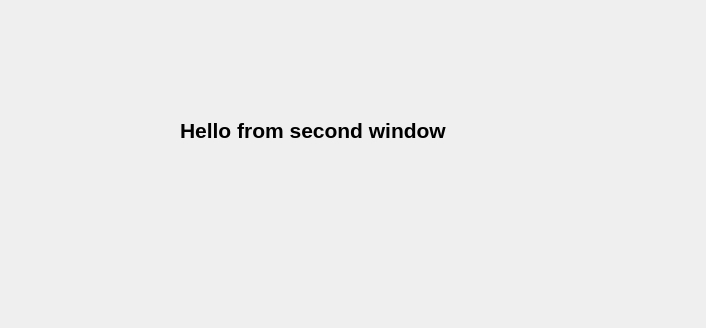
<?xml version="1.0" encoding="UTF-8"?>
<ui version="4.0">
 <class>Dialog</class>
 <widget class="QDialog" name="Dialog">
  <property name="geometry">
   <rect>
    <x>0</x>
    <y>0</y>
    <width>706</width>
    <height>328</height>
   </rect>
  </property>
  <property name="windowTitle">
   <string>Dialog</string>
  </property>
  <widget class="QLabel" name="label">
   <property name="geometry">
    <rect>
     <x>180</x>
     <y>110</y>
     <width>361</width>
     <height>41</height>
    </rect>
   </property>
   <property name="text">
    <string>&lt;html&gt;&lt;head/&gt;&lt;body&gt;&lt;p&gt;&lt;span style=&quot; font-size:16pt; font-weight:600; color:#000000;&quot;&gt;Hello from second window&lt;/span&gt;&lt;/p&gt;&lt;/body&gt;&lt;/html&gt;</string>
   </property>
  </widget>
 </widget>
 <resources/>
 <connections/>
</ui>
